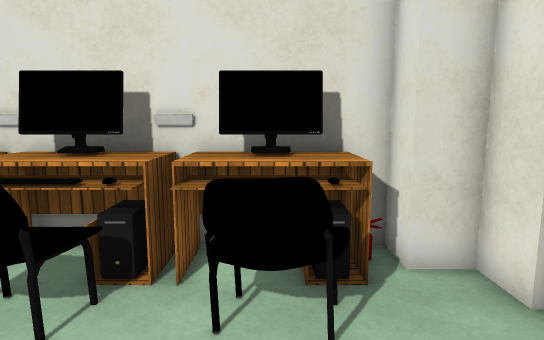
view 1 (above)

16 first-person views from a walk through a 3-D level made in the Unity game engine. The camera is 1.4 m above the floor, tilts 8° down and sees 75° across. The floor is counted in squares, 0.5 m on a side. Each view is taken from the middle of a square. On the plan, view 1 faces up. The plan holds only what a view shows up to about 20 squares ahead; the rest is blank. The place goes on beyond the plan. Some animated figures are left out. Some surface patterns are stand-ins.

view 2
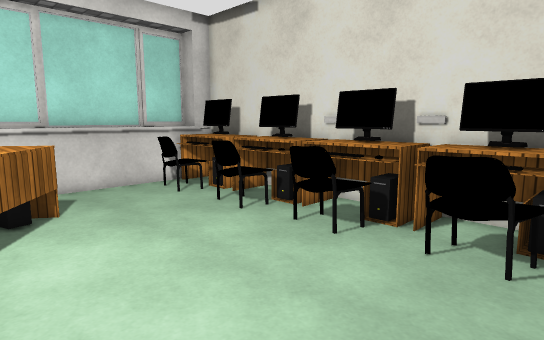

view 3
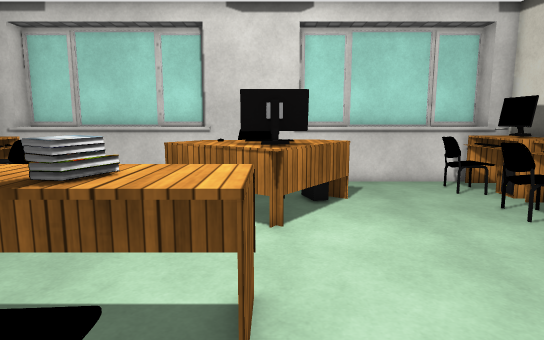

view 4
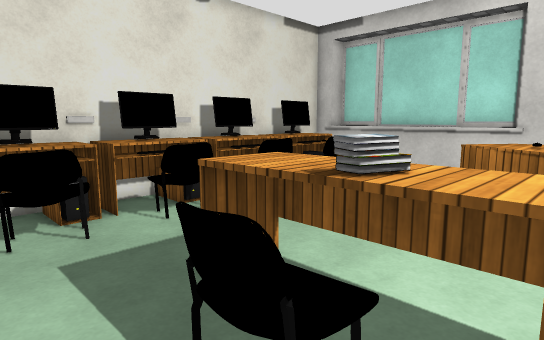

view 5
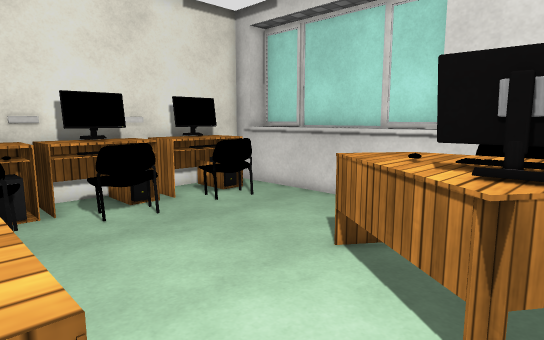

view 6
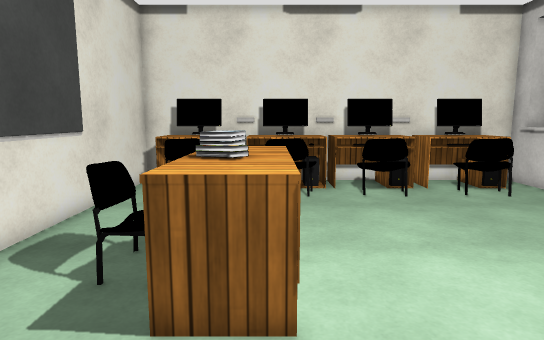

view 7
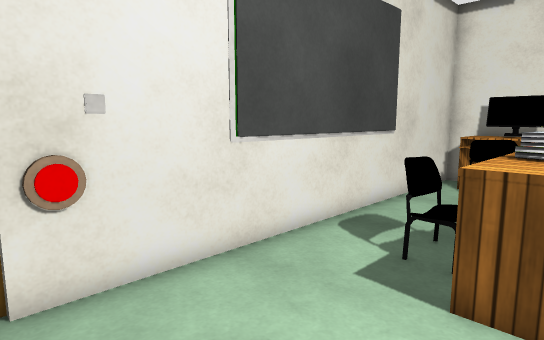

view 8
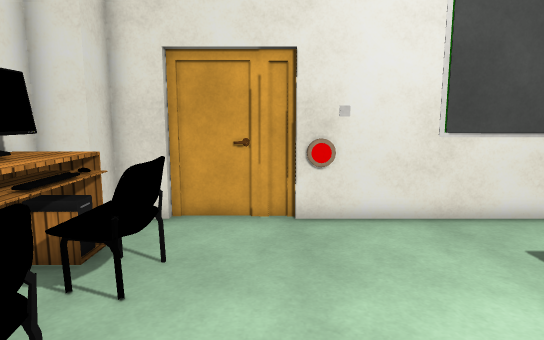

view 9
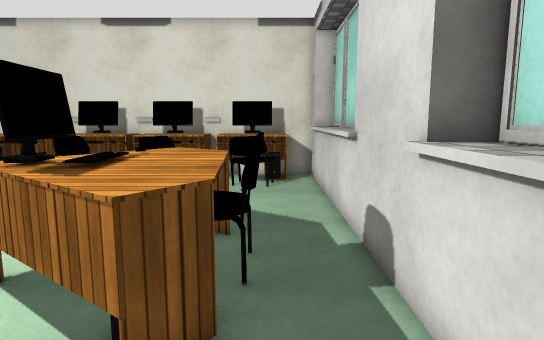

view 10
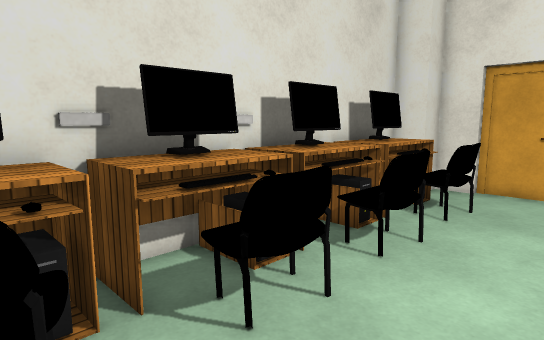

view 11
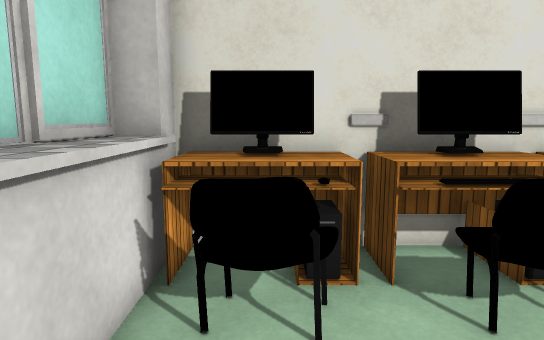

view 12
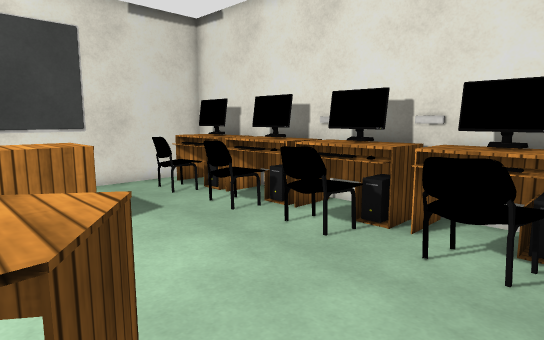

view 13
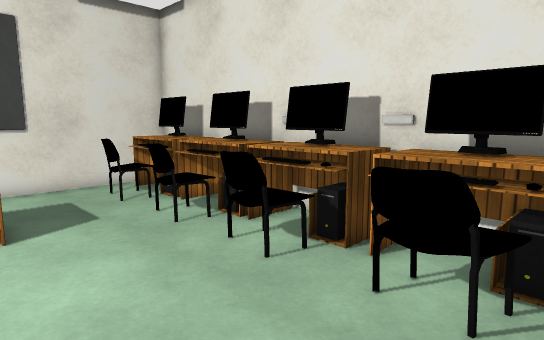

view 14
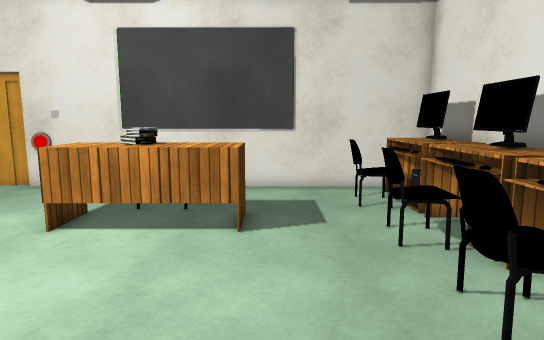

view 15
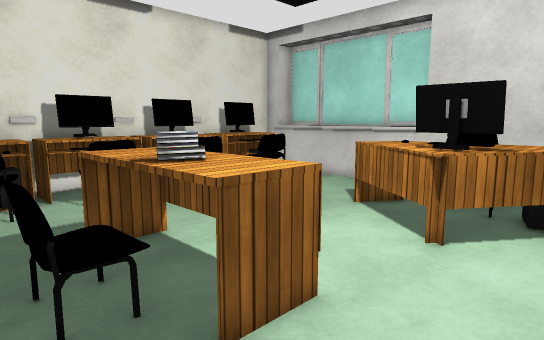

view 16
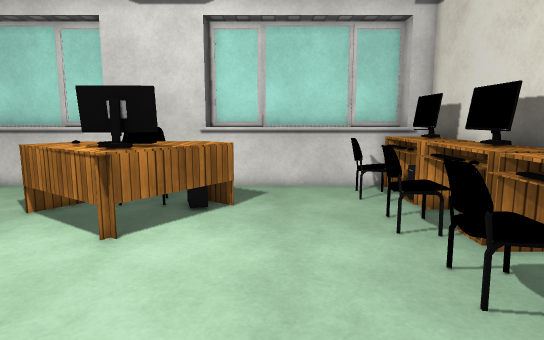

### Floor plan
Key: @ floor where view 1 was taken; # wall or solid block; . floor; = window, fence, low wall or low ledge; ^ raised ledge; T table; B books; O other object.
Columns run from 14 left of view 1 to 4 right of it. Each row starts with its distance up from view 1.
  8 ##################
  7 ##TTT#TTTTTTTTTTO##
  6 #TTTT#TTTTTTTTTTT##
  5 #^T T.T T.OT..TT..#
  4 #^TTT.TT..TT..TT..#
  3 #^................#
  2 #^................#
  1 #^................O
  0 #^...T........@...O
 -1 #^..TTT...........#
 -2 ##..TTTT..........#
 -3  #.TTTTTT...TT....#
 -4  #.TTTTTT...TTT...#
 -5  #..TTTT....TBT=..#
 -6 ##..TTT.....TBT=..#
 -7 #^..........TTT ..#
 -8 #^..........TTT...O
 -9 #^................#
-10 #^................#
-11 #^................#
-12 #^.TTT.TT. TT.TTT.#
-13 #^.TTTTTTTTTTTTTTT#
-14 #^.TTT#TTTTTTTTTT##
-15 #^TTTT#TTTTTTOTTTT#
-16  ##################

Positions as (right, up) in squares from view 1, and headings:
1: (0, 0), facing up
2: (2, -3), facing up-left
3: (3, -3), facing left
4: (3, -3), facing down-left
5: (-2, -2), facing down-left
6: (-2, 1), facing down
7: (-2, 2), facing down-right
8: (-6, 2), facing right
9: (-11, 3), facing down
10: (-11, 1), facing up-right
11: (-11, 0), facing up
12: (-12, -5), facing down-right
13: (-12, -7), facing down-right
14: (-11, -9), facing right
15: (2, 0), facing down-left
16: (2, 1), facing left
